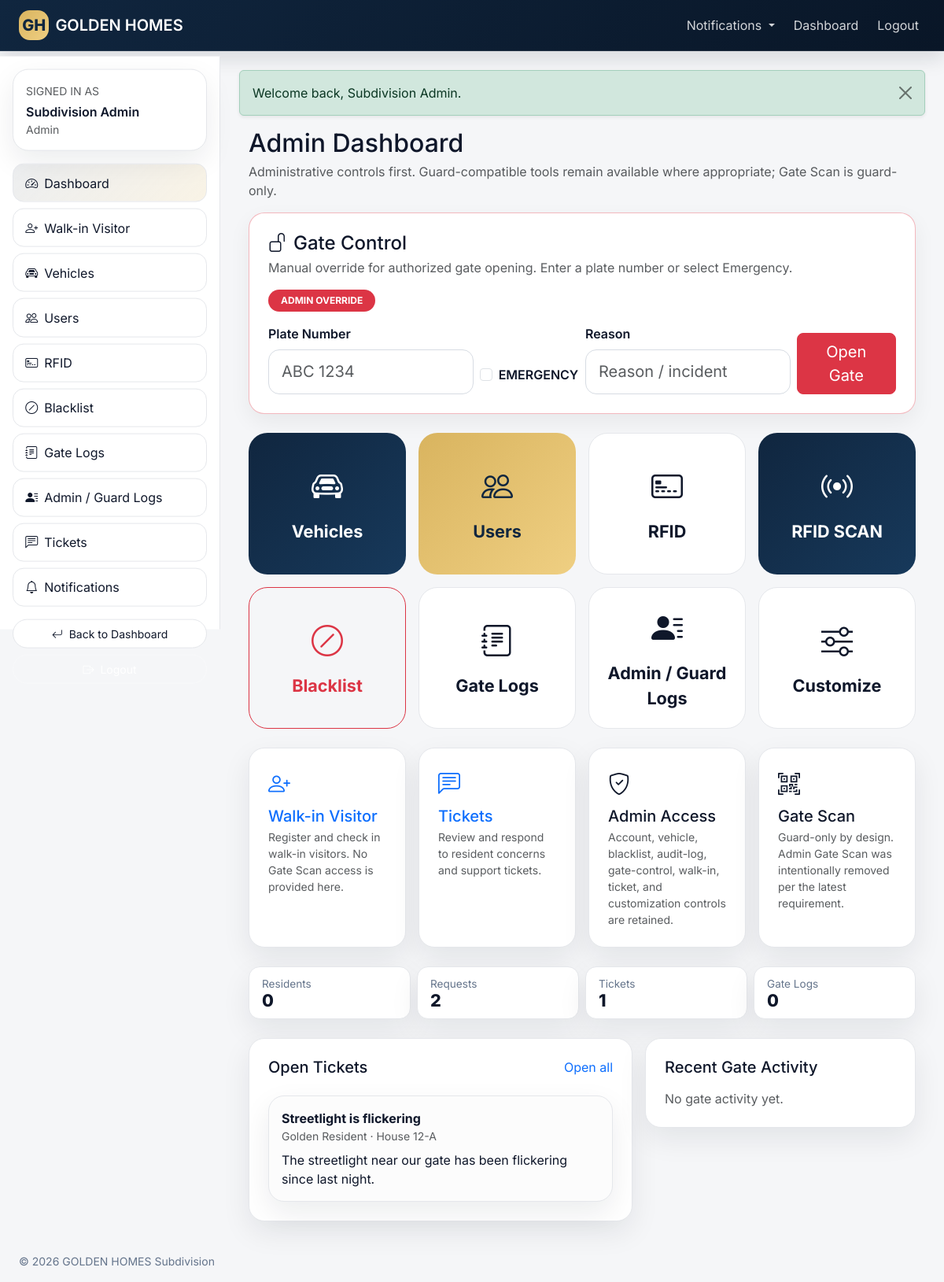
The page /admin/dashboard.php (signed in) on the database its author committed.
### tables this page shows
CREATE TABLE concerns (
    id BIGINT UNSIGNED AUTO_INCREMENT PRIMARY KEY,
    resident_id BIGINT UNSIGNED NULL,
    sender_name VARCHAR(150) NOT NULL,
    sender_role ENUM('resident', 'admin') NOT NULL DEFAULT 'resident',
    house_number VARCHAR(50) NULL,
    subject VARCHAR(150) NOT NULL,
    message TEXT NOT NULL,
    reply TEXT NULL,
    status ENUM('open', 'closed') NOT NULL DEFAULT 'open',
    replied_by BIGINT UNSIGNED NULL,
    replied_at DATETIME NULL,
    created_at TIMESTAMP DEFAULT CURRENT_TIMESTAMP,
    updated_at TIMESTAMP DEFAULT CURRENT_TIMESTAMP ON UPDATE CURRENT_TIMESTAMP,
    CONSTRAINT fk_concerns_resident FOREIGN KEY (resident_id) REFERENCES residents(id) ON DELETE SET NULL,
    CONSTRAINT fk_concerns_replied_by FOREIGN KEY (replied_by) REFERENCES users(id) ON DELETE SET NULL
);

### app/Controllers.php (called while the page is built, shortened)
<?php
class AdminController
{
    public function dashboard(): void
    {
        View::render('admin/dashboard',['pageTitle'=>'Admin Dashboard','stats'=>['residents'=>count_rows('SELECT COUNT(*) c FROM residents'),'requests'=>count_rows('SELECT COUNT(*) c FROM visitor_requests'),'tickets'=>TicketModel::openCount(),'logs'=>count_rows('SELECT COUNT(*) c FROM gate_logs')],'tickets'=>array_slice(TicketModel::all(),0,5),'logs'=>array_slice(GateLogModel::recent(8),0,8)]);
    }
}
?>

### admin/dashboard.php (called while the page is built, shortened)
<?php
(new AdminController())->dashboard();

### app/Models.php (called while the page is built, shortened)
<?php
class TicketModel
{
    public static function all(): array
    {
        return Database::pdo()->query("
            SELECT c.*, u.full_name AS replied_by_name
            FROM concerns c
            LEFT JOIN users u ON u.id = c.replied_by
            ORDER BY c.created_at DESC
        ")->fetchAll();
    }
}
?>

### app/views/admin/dashboard.php (the view, shortened to what this page needs)
<?php
include app_path('views/layouts/header.php');
?>
<div class="container-fluid">
    <div class="d-flex justify-content-between align-items-center flex-wrap gap-2 mb-3">
        <div>
            <h2 class="mb-1">Admin Dashboard</h2>
            <div class="text-muted">Administrative controls first. Guard-compatible tools remain available where appropriate; Gate Scan is guard-only.</div>
        </div>
    </div>
    <section class="gh-card p-4 mb-4 admin-override-card" aria-labelledby="gate-control-heading">
        <div class="d-flex justify-content-between align-items-start flex-wrap gap-3">
            <div>
                <h4 id="gate-control-heading" class="mb-1"><i class="bi bi-unlock me-2"></i>Gate Control</h4>
                <div class="text-muted">Manual override for authorized gate opening. Enter a plate number or select Emergency.</div>
            </div>
            <span class="badge text-bg-danger rounded-pill px-3 py-2">ADMIN OVERRIDE</span>
        </div>
        <form method="post" class="row g-2 align-items-end mt-2">
            <div class="col-md-4">
                <label class="form-label" for="adminPlate">Plate Number</label>
                <input id="adminPlate" class="form-control form-control-lg" name="plate_number" placeholder="ABC 1234">
            </div>
            <div class="col-md-2">
                <div class="form-check mb-2">
                    <input class="form-check-input" type="checkbox" name="emergency" id="adminEmergency" value="1">
                    <label class="form-check-label fw-semibold" for="adminEmergency">EMERGENCY</label>
                </div>
            </div>
            <div class="col-md-4">
                <label class="form-label" for="adminReason">Reason</label>
                <input id="adminReason" class="form-control form-control-lg" name="reason" placeholder="Reason / incident">
            </div>
            <div class="col-md-2">
                <button class="btn btn-danger btn-lg w-100" type="submit">Open Gate</button>
            </div>
        </form>
    </section>
    <section aria-label="Administrative shortcuts" class="mb-4">
        <div class="gh-action-grid">
            <a class="btn gh-primary gh-action-square ui-admin_vehicles" href="<?= e(url('admin/vehicles.php')) ?>">
                <i class="bi bi-car-front"></i>Vehicles
            </a>
            <a class="btn gh-gold gh-action-square ui-admin_users" href="<?= e(url('admin/users.php')) ?>">
                <i class="bi bi-people"></i>Users
            </a>
            <a class="btn gh-btn-soft gh-action-square" href="<?= e(url('admin/rfid.php')) ?>">
                <i class="bi bi-credit-card-2-front"></i>RFID
            </a>
            <a class="btn gh-primary gh-action-square" href="<?= e(url('admin/rfid-scan.php')) ?>">
                <i class="bi bi-broadcast"></i>RFID SCAN
            </a>
            <a class="btn btn-outline-danger gh-action-square" href="<?= e(url('admin/blacklist.php')) ?>">
                <i class="bi bi-slash-circle"></i>Blacklist
            </a>
            <a class="btn gh-btn-soft gh-action-square" href="<?= e(url('admin/logs.php')) ?>">
                <i class="bi bi-journal-text"></i>Gate Logs
            </a>
            <a class="btn gh-btn-soft gh-action-square" href="<?= e(url('admin/activity-logs.php')) ?>">
                <i class="bi bi-person-lines-fill"></i>Admin / Guard Logs
            </a>
            <a class="btn gh-btn-soft gh-action-square" href="<?= e(url('admin/settings.php')) ?>">
                <i class="bi bi-sliders"></i>Customize
            </a>
        </div>
    </section>
    <section class="row g-3 mb-4" aria-label="Admin operations">
        <div class="col-md-6 col-xl-3">
            <a class="gh-card p-4 h-100 d-block text-decoration-none" href="<?= e(url('admin/walkin.php')) ?>">
                <div class="fs-3 mb-2"><i class="bi bi-person-plus"></i></div>
                <h5 class="mb-1">Walk-in Visitor</h5>
                <div class="small text-muted">Register and check in walk-in visitors. No Gate Scan access is provided here.</div>
            </a>
        </div>
        <div class="col-md-6 col-xl-3">
            <a class="gh-card p-4 h-100 d-block text-decoration-none" href="<?= e(url('admin/tickets.php')) ?>">
                <div class="fs-3 mb-2"><i class="bi bi-chat-left-text"></i></div>
                <h5 class="mb-1">Tickets</h5>
                <div class="small text-muted">Review and respond to resident concerns and support tickets.</div>
            </a>
        </div>
        <div class="col-md-6 col-xl-3">
            <div class="gh-card p-4 h-100">
                <div class="fs-3 mb-2"><i class="bi bi-shield-check"></i></div>
                <h5 class="mb-1">Admin Access</h5>
                <div class="small text-muted">Account, vehicle, blacklist, audit-log, gate-control, walk-in, ticket, and customization controls are retained.</div>
            </div>
        </div>
        <div class="col-md-6 col-xl-3">
            <div class="gh-card p-4 h-100">
                <div class="fs-3 mb-2"><i class="bi bi-qr-code-scan"></i></div>
                <h5 class="mb-1">Gate Scan</h5>
                <div class="small text-muted">Guard-only by design. Admin Gate Scan was intentionally removed per the latest requirement.</div>
            </div>
        </div>
    </section>
    <div class="row g-2 gh-small-stats mb-4">
        <div class="col-6 col-md-3"><div class="gh-stat"><div class="label">Residents</div><div class="value"><?= (int)$stats['residents'] ?></div></div></div>
        <div class="col-6 col-md-3"><div class="gh-stat"><div class="label">Requests</div><div class="value"><?= (int)$stats['requests'] ?></div></div></div>
        <div class="col-6 col-md-3"><div class="gh-stat"><div class="label">Tickets</div><div class="value"><?= (int)$stats['tickets'] ?></div></div></div>
        <div class="col-6 col-md-3"><div class="gh-stat"><div class="label">Gate Logs</div><div class="value"><?= (int)$stats['logs'] ?></div></div></div>
    </div>
    <div class="row g-3">
        <div class="col-lg-7">
            <div class="gh-card p-4">
                <div class="d-flex justify-content-between">
                    <h5>Open Tickets</h5>
                    <a href="<?= e(url('admin/tickets.php')) ?>">Open all</a>
                </div>
                <div class="d-grid gap-3 mt-3">
                    <?php foreach ($tickets as $t): ?>
                        <div class="gh-card-soft p-3">
                            <strong><?= e($t['subject']) ?></strong>
                            <div class="small text-muted"><?= e($t['sender_name']) ?> · House <?= e($t['house_number']) ?></div>
                            <div class="mt-2"><?= e($t['message']) ?></div>
                        </div>
                    <?php endforeach; ?>
                </div>
            </div>
        </div>
        <div class="col-lg-5">
            <div class="gh-card p-4">
                <h5>Recent Gate Activity</h5>
                <div class="d-grid gap-2 mt-3">
                    <?php if (empty($logs)): ?><div class="text-muted">No gate activity yet.</div><?php endif; ?>
                </div>
            </div>
        </div>
    </div>
</div>
<?php include app_path('views/layouts/footer.php'); ?>

### assets/css/app.css (style rules this page uses)
:root { --gh-navy:#10263f; --gh-navy-2:#17395b; --gh-gold:#d9b45f; --gh-gold-2:#efcf82; --gh-bg:#f5f6f8; --gh-surface:#ffffff; --gh-border:#e5e7eb; --gh-text:#0f172a; --gh-muted:#64748b; --gh-shadow:0 14px 36px rgba(15,23,42,.08); --gh-radius:20px; }
* { box-sizing:border-box }
html,body { height:100% }
body { font-family:'Inter',system-ui,-apple-system,BlinkMacSystemFont,'Segoe UI',sans-serif; color:var(--gh-text); background:var(--gh-bg); }
a { text-decoration:none }
small,.small { color:var(--gh-muted) }
.gh-btn-soft { border:1px solid var(--gh-border);background:#fff;border-radius:999px;padding:.45rem .95rem;color:var(--gh-text); }
.gh-sidebar-card,.gh-card,.gh-card-soft,.gh-stat { background:var(--gh-surface);border:1px solid var(--gh-border);border-radius:var(--gh-radius);box-shadow:var(--gh-shadow); }
.gh-primary { background:linear-gradient(135deg,var(--gh-navy),var(--gh-navy-2));border:none;color:#fff }
.gh-gold { background:linear-gradient(135deg,var(--gh-gold),var(--gh-gold-2));border:none;color:var(--gh-navy) }
.form-control,.form-select { border-radius:14px;border:1px solid #d7dce3;padding:.8rem 1rem }
label { font-weight:600;margin-bottom:.35rem }
.gh-card { box-shadow:var(--gh-shadow) }
.gh-card-soft { background:#fcfcfc }
.gh-stat { padding:1rem;border-radius:18px }
.gh-stat .value { font-size:2rem;font-weight:800;line-height:1 }
.gh-stat .label { font-size:.85rem;color:var(--gh-muted) }
.gh-action-grid { display:grid;grid-template-columns:repeat(4,minmax(0,1fr));gap:1rem }
.gh-action-square { min-height:180px;border-radius:24px!important;display:flex;flex-direction:column;align-items:center;justify-content:center;font-size:1.35rem;font-weight:700 }
.gh-action-square i { font-size:2.5rem;margin-bottom:.6rem }
.gh-small-stats .gh-stat { padding:.7rem 1rem;border-radius:14px }
.gh-small-stats .gh-stat .value { font-size:1.35rem }
.admin-override-card { border: 1px solid rgba(220,53,69,.35); box-shadow: 0 10px 28px rgba(0,0,0,.06); }

### rows shown on the page
concerns: subject "Streetlight is flickering", sender_name "Golden Resident", house_number "12-A", message "The streetlight near our gate has been flickering since last night."

### other values the page prints
APP_SHORT "GOLDEN HOMES"
$user['name'] "Subdivision Admin"
$role "Admin"
$label "Dashboard"
$label "Walk-in Visitor"
$label "Vehicles"
$label "Users"
$label "RFID"
$label "Blacklist"
$label "Gate Logs"
$label "Admin / Guard Logs"
$label "Tickets"
$label "Notifications"
$flash['message'] "Welcome back, Subdivision Admin."
$stats['residents'] "0"
